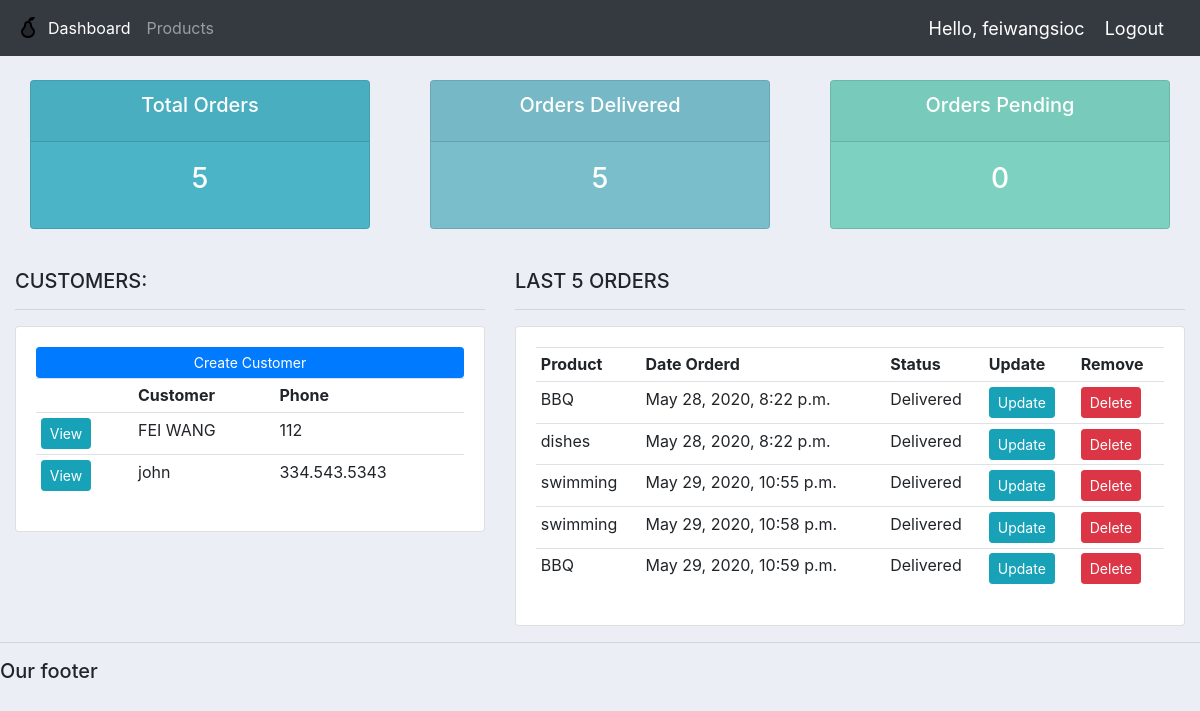
The app's page / (signed in), older data.
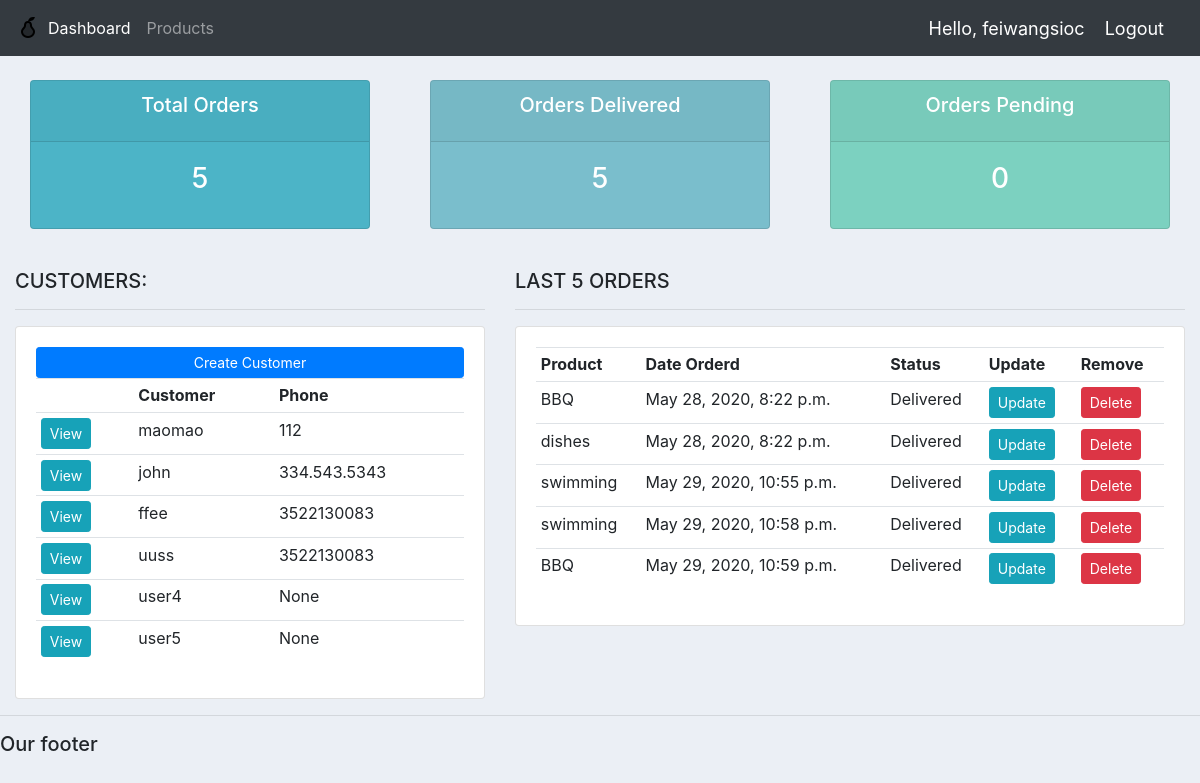
The same page, newer data.
### accounts/models.py (models this page shows, shortened)
class Customer(models.Model):
	user = models.OneToOneField(User, null=True, on_delete=models.CASCADE)
	name = models.CharField(max_length=200, null=True)
	phone = models.CharField(max_length=200, null=True)
	email = models.CharField(max_length=200, null=True)
	date_created = models.DateTimeField(auto_now_add=True, null=True)
	profile_pic = models.ImageField(null=True, blank=True)

class Order(models.Model):
	STATUS = (
			('Pending', 'Pending'),
			('Out for delivery', 'Out for delivery'),
			('Delivered', 'Delivered'),
			)
	customer = models.ForeignKey(Customer, null=True, on_delete= models.SET_NULL)
	product = models.ForeignKey(Product, null=True, on_delete= models.SET_NULL)
	date_created = models.DateTimeField(auto_now_add=True, null=True)
	status = models.CharField(max_length=200, null=True, choices=STATUS)
	note =  models.CharField(max_length=1000, null=True)

class Product(models.Model):
	CATEGORY = (
			('Indoor', 'Indoor'),
			('Out Door', 'Out Door'),
			)
	name = models.CharField(max_length=200, null=True)
	price = models.FloatField(null=True)
	category = models.CharField(max_length=200, null=True, choices=CATEGORY)
	description = models.CharField(max_length=200, null=True, blank=True)
	date_created = models.DateTimeField(auto_now_add=True, null=True)
	tags = models.ManyToManyField(Tag)
	def __str__(self):
		return self.name

### accounts/decorators.py (the view)
	def wrapper_function(request, *args, **kwargs):
		group = None
		if request.user.groups.exists():
			group = request.user.groups.all()[0].name
		if group == 'customer':
			return redirect('user-page')
		if group == 'admin':
			return view_func(request, *args, **kwargs)

### accounts/views.py (called while the page is built)
@login_required(login_url='login')
@admin_only
def home(request):
	orders = Order.objects.all()
	customers = Customer.objects.all()
	total_customers = customers.count()
	total_orders = orders.count()
	delivered = orders.filter(status='Delivered').count()
	pending = orders.filter(status='Pending').count()
	context = {'orders':orders, 'customers':customers,
	'total_orders':total_orders,'delivered':delivered,
	'pending':pending }
	return render(request, 'accounts/dashboard.html', context)

### accounts/templates/accounts/dashboard.html
{%  extends 'accounts/main.html' %}
{% block content %}
{%  include 'accounts/status.html' %}
<br>
<div class="row">
	<div class="col-md-5">
		<h5>CUSTOMERS:</h5>
		<hr>
		<div class="card card-body">
			<a class="btn btn-primary  btn-sm btn-block" href="">Create Customer</a>
			<table class="table table-sm">
				<tr>
					<th></th>
					<th>Customer</th>
					<th>Phone</th>
				</tr>
				{% for customer in customers %}
					<tr>
						<td><a class="btn btn-sm btn-info" href="{% url 'customer' customer.id %}">View</a></td>
						<td>{{customer.name}}</td>
						<td>{{customer.phone}}</td>
					</tr>
				{% endfor %}
			</table>
		</div>
	</div>
	<div class="col-md-7">
		<h5>LAST 5 ORDERS</h5>
		<hr>
		<div class="card card-body">
			<table class="table table-sm">
				<tr>
					<th>Product</th>
					<th>Date Orderd</th>
					<th>Status</th>
					<th>Update</th>
					<th>Remove</th>
				</tr>
				{% for order in orders %}
					<tr>
						<td>{{order.product}}</td>
						<td>{{order.date_created}}</td>
						<td>{{order.status}}</td>
						<td><a class="btn btn-sm btn-info" href="{% url 'update_order' order.id %}">Update</a></td>
						<td><a class="btn btn-sm btn-danger" href="{% url 'delete_order' order.id %}">Delete</a></td>
					</tr>
				{% endfor %}
			</table>
		</div>
	</div>
</div>
{% endblock %}

### accounts/templates/accounts/navbar.html (shortened to what this page needs)
{% load static %}
<nav class="navbar navbar-expand-lg navbar-dark bg-dark">
 <img src="{% static 'images/logo.png' %}">
  <div class="collapse navbar-collapse" id="navbarNav">
    <ul class="navbar-nav">
      {% if request.user.is_staff %}
      <li class="nav-item active">
        <a class="nav-link" href="{% url 'home' %}">Dashboard</a>
      </li>
      <li class="nav-item">
        <a class="nav-link" href="{% url 'products' %}">Products</a>
      </li>
      {% else %}
       <li class="nav-item">
        <a class="nav-link" href="{% url 'account' %}">Settings</a>
      </li>
      {% endif %}
    </ul>
  </div>
  <span class="hello-msg">Hello, {{request.user}}</span>
  <span ><a  class="hello-msg" href="{% url 'logout' %}">Logout</a></span>
</nav>

### accounts/templates/accounts/status.html
<br>
<div class="row">
	<div class="col">
		<div class="col-md">
			<div class="card text-center text-white  mb-3" id="total-orders">
			  	<div class="card-header">
			  		<h5 class="card-title">Total Orders</h5>
			  	</div>
			  	<div class="card-body">
			    	<h3 class="card-title">{{total_orders}}</h3>
			  	</div>
			</div>
		</div>
	</div>
	<div class="col">
		<div class="col-md">
			<div class="card text-center text-white  mb-3" id="orders-delivered">
			  	<div class="card-header">
			  		<h5 class="card-title">Orders Delivered</h5>
			  	</div>
			  	<div class="card-body">
			    	<h3 class="card-title">{{delivered}}</h3>
			  	</div>
			</div>
		</div>
	</div>
	<div class="col">
		<div class="col-md">
			<div class="card text-center text-white  mb-3" id="orders-pending">
			  	<div class="card-header">
			  		<h5 class="card-title">Orders Pending</h5>
			  	</div>
			  	<div class="card-body">
			    	<h3 class="card-title">{{pending}}</h3>
			  	</div>
			</div>
		</div>
	</div>
</div>

### static/css/main.css (style rules this page uses)
body { background-color: #ebeff5; }
#total-orders { background-color: #4cb4c7; }
#orders-delivered { background-color: #7abecc; }
#orders-pending { background-color: #7CD1C0; }

### accounts/templates/accounts/navbar.html (style rules this page uses)
.hello-msg { font-size: 18px; color: #fff; margin-right: 20px; }

Row changes from the older to the newer data that the page shows:
changed Customer: name "FEI WANG" → "maomao"
added Customer: name "ffee", phone "3522130083"
added Customer: name "uuss", phone "3522130083"
added Customer: name "user4", phone "None"
added Customer: name "user5", phone "None"
